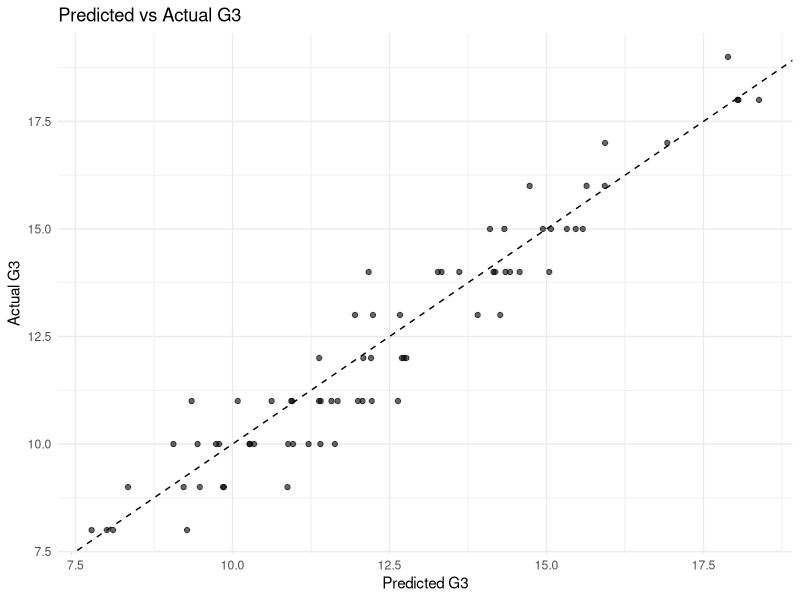

Write the R code that produced this figure.
allData<-read.csv("student-mat.csv", sep=";", header=TRUE)

purgeData<-subset(allData, absences<=20 & higher=="yes" & G3>0 & school=="GP")
purgeData<-purgeData[,-1]
df.train<-purgeData[1:ceiling((nrow(purgeData)*(3/4))),]
df.test<-purgeData[((ceiling(nrow(purgeData)*(3/4)))+1):nrow(purgeData),]

# 載入必要套件
library(tidyverse)
library(caret)

# 1. 轉換類別變數為 factor
cat_vars <- c("sex","address","famsize","Pstatus",
              "Mjob","Fjob","reason","guardian",
              "schoolsup","famsup","paid","activities",
              "nursery","higher","internet","romantic")
df.train[cat_vars] <- lapply(df.train[cat_vars], as.factor)
df.test[cat_vars] <- lapply(df.test[cat_vars], as.factor)

# 移除只含單一層級的因子變數
factor_vars <- names(df.train)[sapply(df.train, is.factor)]
single_level_vars <- factor_vars[sapply(df.train[factor_vars], nlevels) < 2]
if (length(single_level_vars) > 0) {
  df.train <- df.train[, !(names(df.train) %in% single_level_vars)]
  df.test <- df.test[, !(names(df.test) %in% single_level_vars)]
}
# 移除測試集中的未使用層級
df.test <- droplevels(df.test)

# 2. 建立多元線性回歸模型 (以所有變數預測 G3)
model <- lm(G3 ~ ., data = df.train)

# 檢視模型摘要，確認係數、R²、p-value 等
summary(model)

# 3. 在測試集上做預測
pred <- predict(model, newdata = df.test)

# 計算 RMSE（評估模型在測試集的誤差）
rmse <- sqrt(mean((df.test$G3 - pred)^2))
cat("Test RMSE:", round(rmse, 3), "\n")

# 計算測試集 R²
r2 <- cor(df.test$G3, pred)^2
cat("Test R-squared:", round(r2, 3), "\n")

# 計算訓練集RMSE
trainRMSE <- sqrt(mean((df.train$G3 - predict(model, newdata = df.train))^2))
cat("Train RMSE:", round(trainRMSE, 3), "\n")

# 計算訓練集 R²
trainR2 <- cor(df.train$G3, predict(model, newdata = df.train))^2
cat("Train R-squared:", round(trainR2, 3), "\n")

# （可選）畫出預測值 vs 真實值的散佈圖，檢查模型效果
p<-ggplot(df.test, aes(x = pred, y = G3)) +
  geom_point(alpha = 0.6) +
  geom_abline(intercept = 0, slope = 1, linetype = "dashed") +
  labs(title = "Predicted vs Actual G3",
       x = "Predicted G3",
       y = "Actual G3") +
  theme_minimal()

print(p)

# 4. 先詢問詳細版或精簡版
cat("請選擇分析版本：1. 詳細版分析；2. 精簡版分析\n")
choice <- readline("輸入 1 或 2: ")
# 定義所有預測變數
predict_vars <- setdiff(names(df.train), "G3")
# 若選擇精簡版，只提示以下變數，其餘自動填中位數/眾數
if (choice == "2") {
  input_vars <- c("G2", "G1", "Medu", "Fedu", "higher", "reason", "address", "paid", "studytime", "absences")
} else {
  input_vars <- predict_vars
}
# 開始收集輸入
cat("請依序輸入以下變數的值，一行一個，留空則以中位數(數值)或眾數(類別)補上：\n")
user_input <- list()
for (var in predict_vars) {
  # 計算中位數或眾數
  if (is.numeric(df.train[[var]])) {
    med <- median(df.train[[var]], na.rm = TRUE)
    if (var %in% input_vars) {
      val <- readline(sprintf("%s (numeric) [默認 %s]: ", var, med))
      user_input[[var]] <- if (val == "" || is.na(val)) med else as.numeric(val)
    } else {
      user_input[[var]] <- med
    }
  } else if (is.factor(df.train[[var]])) {
    levs <- levels(df.train[[var]])
    mode_val <- names(sort(table(df.train[[var]]), decreasing = TRUE))[1]
    if (var %in% input_vars) {
      cat(sprintf("%s (categorical)，可選值: %s [默認 %s]\n", var, paste(levs, collapse = "/"), mode_val))
      val <- readline(sprintf("%s: ", var))
      user_input[[var]] <- if (val %in% levs) val else mode_val
    } else {
      user_input[[var]] <- mode_val
    }
  }
}
# 建立新資料框並轉回 factor
new_df <- as.data.frame(user_input, stringsAsFactors = FALSE)
for (var in predict_vars) {
  if (is.factor(df.train[[var]])) {
    new_df[[var]] <- factor(new_df[[var]], levels = levels(df.train[[var]]))
  }
}
# 預測並輸出結果
pred_user <- predict(model, newdata = new_df)
cat("預測的 G3 分數為:", round(pred_user, 1), "\n")